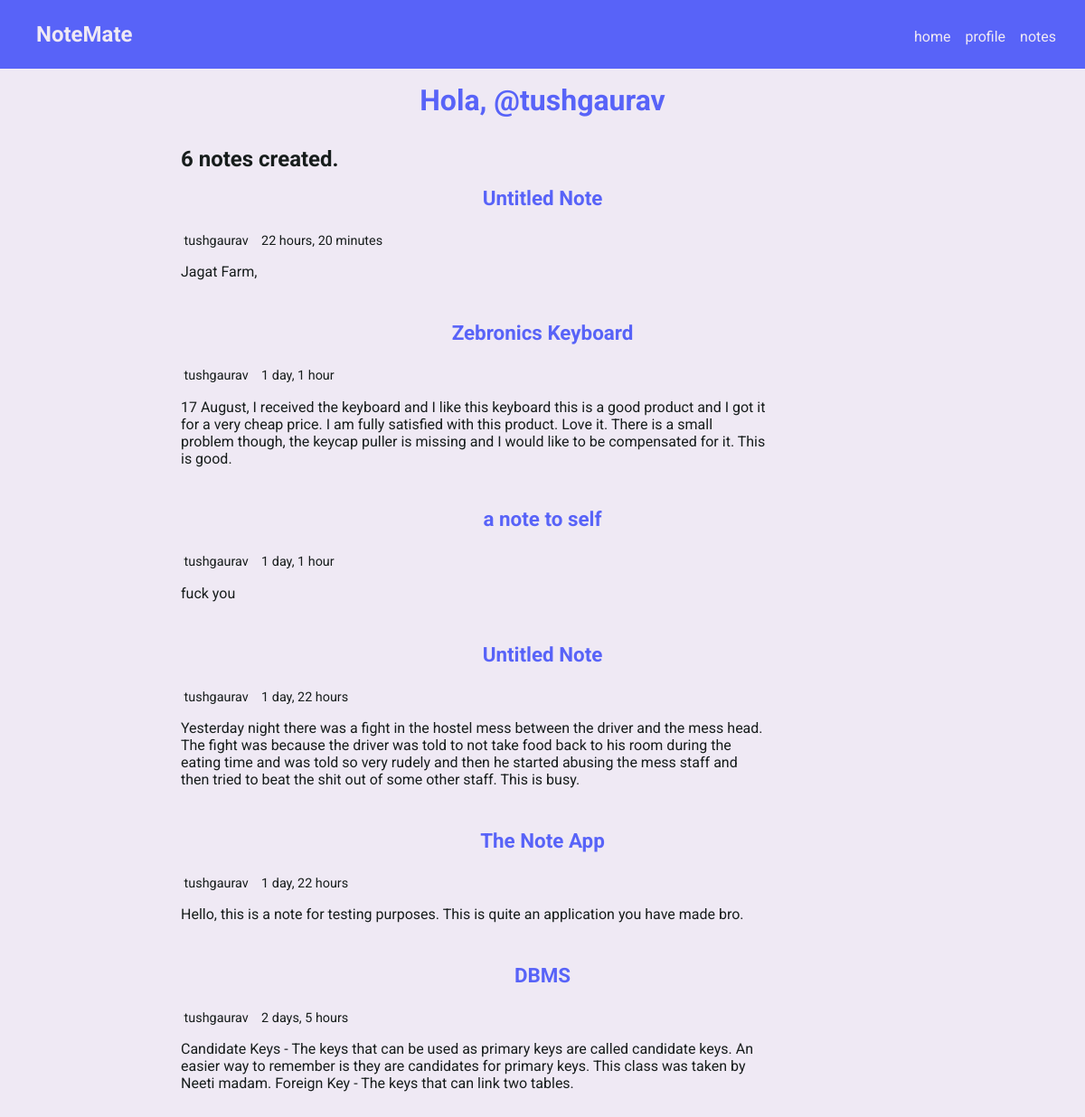
/user/tushgaurav, run on the app's committed database.
### notes/models.py (models this page shows, shortened)
class Note(models.Model):
    user = models.ForeignKey(User, on_delete=models.CASCADE)
    title = models.CharField(max_length=255, default="Untitled Note")
    content = models.TextField()
    date_added = models.DateTimeField(auto_now_add=True)
    date_updated = models.DateTimeField(auto_now=True)
    class Meta:
        ordering = ['-date_updated', '-date_added']

### notes/views.py (the view)
# urls.py: path('user/<username>', views.profileView, name='profile'),
def profileView(request, username):
    user_obj = User.objects.get(username=username)
    notes = Note.objects.filter(user=user_obj)
    total_notes = notes.count()
    context = {
        'user': user_obj,
        'number': total_notes,
        'notes': notes,
    }
    return render(request, 'notes/user.html', context)

### notes/templates/notes/user.html (shortened to what this page needs)
{% extends 'base_template.html' %}
{% block content %}
{% include 'navbar.html' %}
<div class="container">
    <div class="row">
        <h1>Hola, @{{ user.username }}</h1>
        <h2>{{ number }} notes created.</h2>
        <div class="notes">
                {% for note in notes %}
            <div class="note">
                <h1>{{ note.title }}</h1>
                <div class="note_info">
                    <p>{{ note.user }}</p>
                    <p>{{ note.date_updated | timesince }}</p>
                </div>
                <p class="content">
                    {{ note.content }}
                </p>
            </div>
            {% endfor %}
        </div>
    </div>
</div>
{% endblock %}

### static/styles/main.css (style rules this page uses)
:root { --background: #EFE9F4; --nav: #5863F8; --text: #171D1C; --accent: #D74E09; }
* { margin: 0; box-sizing: border-box; }
body { font-family: 'Roboto', sans-serif; background-color: var(--background); color: var(--text); }
.container { width: 80%; max-width: 800px; margin: 0 auto; }
.row { padding: 1em 0; }
.row h1 { font-size: 2em; font-weight: 700; color: var(--nav); text-align: center; margin-bottom: 1em; }
* { margin: 0; }
.note { padding: 1em 0; }
.note h1 { font-size: 1.4em; }
.note_info { display: flex; flex-flow: row wrap; gap: 1em; padding: 0.25em; font-size: 0.90em; }
.content { padding: 0.8em 0; max-width: 72ch; }

### data on the page
Note: title "Untitled Note", user "tushgaurav", date_updated "22 hours, 20 minutes", content "Jagat Farm,"
Note: title "Zebronics Keyboard", user "tushgaurav", date_updated "1 day, 1 hour", content "17 August, I received the keyboard and I like this keyboard this is a good product and I got it for a very cheap price. I am fully satisfied with this product. Love it. There is a small problem though, the keycap puller is missing and I would like to be compensated for it. This is good."
Note: title "a note to self", user "tushgaurav", date_updated "1 day, 1 hour", content "fuck you"
Note: title "Untitled Note", user "tushgaurav", date_updated "1 day, 22 hours", content "Yesterday night there was a fight in the hostel mess between the driver and the mess head. The fight was because the driver was told to not take food back to his room during the eating time and was told so very rudely and then he started abusing the mess staff and then tried to beat the shit out of some other staff. This is busy."
Note: title "The Note App", user "tushgaurav", date_updated "1 day, 22 hours", content "Hello, this is a note for testing purposes. This is quite an application you have made bro."
Note: title "DBMS", user "tushgaurav", date_updated "2 days, 5 hours", content "Candidate Keys - The keys that can be used as primary keys are called candidate keys. An easier way to remember is they are candidates for primary keys. This class was taken by Neeti madam. Foreign Key - The keys that can link two tables."

### other printed values
{{ user.username }} "tushgaurav"
{{ number }} "6"
